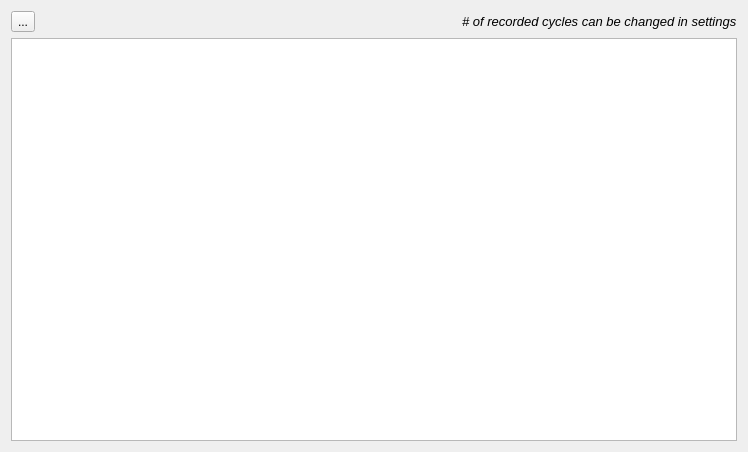
<?xml version="1.0" encoding="UTF-8"?>
<ui version="4.0">
 <class>Ripes::PipelineDiagramWidget</class>
 <widget class="QDialog" name="Ripes::PipelineDiagramWidget">
  <property name="geometry">
   <rect>
    <x>0</x>
    <y>0</y>
    <width>748</width>
    <height>452</height>
   </rect>
  </property>
  <property name="windowTitle">
   <string>Pipeline diagram</string>
  </property>
  <property name="windowIcon">
   <iconset>
    <normaloff>:/icons/logo.png</normaloff>:/icons/logo.png</iconset>
  </property>
  <layout class="QGridLayout" name="gridLayout">
   <item row="0" column="0">
    <layout class="QVBoxLayout" name="verticalLayout">
     <item>
      <layout class="QHBoxLayout" name="horizontalLayout">
       <item>
        <widget class="QToolButton" name="copy">
         <property name="toolTip">
          <string>Copy table to clipboard (tab separated)</string>
         </property>
         <property name="text">
          <string notr="true">...</string>
         </property>
         <property name="iconSize">
          <size>
           <width>24</width>
           <height>24</height>
          </size>
         </property>
         <property name="autoRaise">
          <bool>false</bool>
         </property>
         <property name="arrowType">
          <enum>Qt::NoArrow</enum>
         </property>
        </widget>
       </item>
       <item>
        <spacer name="horizontalSpacer">
         <property name="orientation">
          <enum>Qt::Horizontal</enum>
         </property>
         <property name="sizeHint" stdset="0">
          <size>
           <width>40</width>
           <height>20</height>
          </size>
         </property>
        </spacer>
       </item>
       <item>
        <widget class="QLabel" name="infoLabel">
         <property name="text">
          <string>&lt;html&gt;&lt;head/&gt;&lt;body&gt;&lt;p&gt;&lt;span style=&quot; font-size:10pt; font-style:italic;&quot;&gt;# of recorded cycles can be changed in settings&lt;/span&gt;&lt;/p&gt;&lt;/body&gt;&lt;/html&gt;</string>
         </property>
         <property name="textFormat">
          <enum>Qt::RichText</enum>
         </property>
        </widget>
       </item>
      </layout>
     </item>
     <item>
      <widget class="QTableView" name="pipelineDiagramView"/>
     </item>
    </layout>
   </item>
  </layout>
 </widget>
 <resources/>
 <connections/>
</ui>
